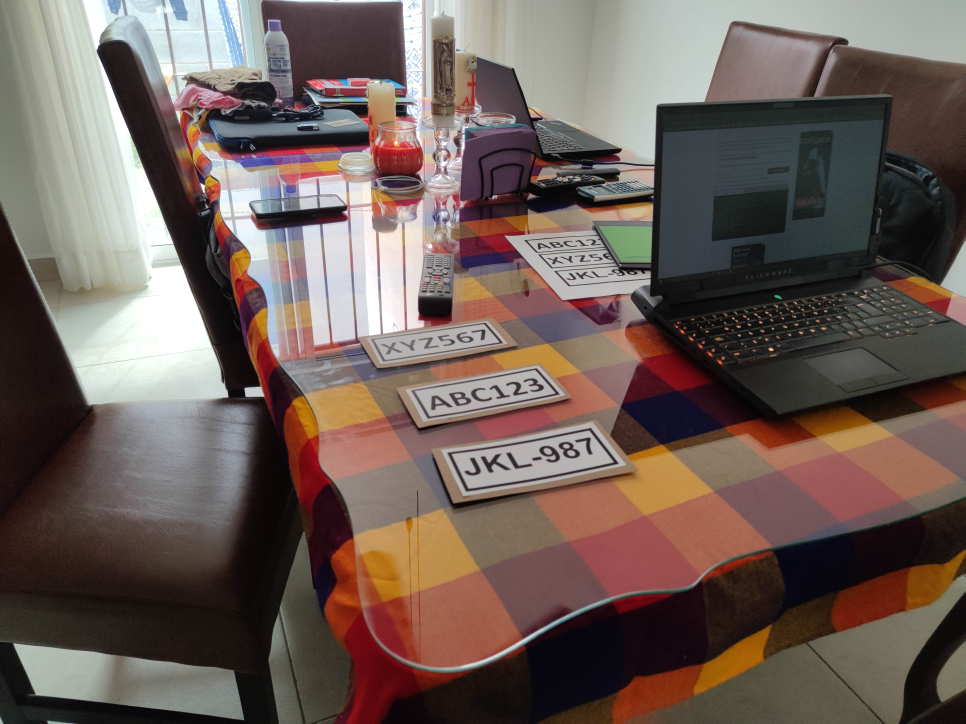
#> input picture images/codigo3.jpg, 5792 x 4344 px, given in place of , which was not available (shown at 1/6 size)
$ python get_id_from_plate.py ../images/codigo3.jpg   (older library calls are emulated)
#> lines starting #> are read from the running program, lines starting #| are printed output that depends on the picture; after the words box and inside, x2 and y2 are one past the last pixel; in counts of white or black regions, pixels touching at a corner belong together; pictures that were not available may be replaced by others from this repository, and a replacement may not be noted
### tesseract-tests/marker_utils.py
"""Functions for detecting a defined marker"""

import numpy as np
#from scipy.spatial import distance
import cv2


marker_orientation_dict = {266:0, 98:3, 161:2, 140:1}
#pts_dst = np.array([[0, 0], [200, 0], [200, 200], [0, 200]])
pts_dst = np.array([[0, 0], [400, 0], [400, 200], [0, 200]])

def rotate_order(corners):
    """Function to rotate points of a lists of corners"""
    return np.array([corners[3,:], corners[0, :], corners[1, :], corners[2, :]])

# [19 lines left out: function get_marker_id, not called in this run]

def order_points(pts):
    """Function to order a set of points from the top-left in clockwise order"""
    # Sort the point with respect to their x coordinate to get the points that are most to the left and right
    x_sorted = pts[np.argsort(pts[:, 0]), :]
    pts_left = x_sorted[:2, :]
    pts_right = x_sorted[2:, :]

    # Sort the most left point with respect to the y coordinate
    pts_left = pts_left[np.argsort(pts_left[:, 1]), :]
    top_left = pts_left[0]
    bottom_left = pts_left[1]

    # Sort the most right point with respect to the y coordinate
    pts_right = pts_right[np.argsort(pts_right[:, 1]), :]
    top_right = pts_right[0]
    bottom_right = pts_right[1]

    return np.array([top_left, top_right, bottom_right, bottom_left], dtype=np.int)

# [86 lines left out: functions validate_candidate, detect_markers, detect_rectangles, not called in this run]

def detect_id_plates(image, min_area=1000, min_error_poly=5):
    """Function to detect the four corners of a marker"""

    gray = cv2.cvtColor(image, cv2.COLOR_BGR2GRAY)

    filter_size = 21
    subs_mean = 10
    th1 = cv2.adaptiveThreshold(gray, 255, cv2.ADAPTIVE_THRESH_GAUSSIAN_C, cv2.THRESH_BINARY, filter_size, subs_mean)
    th1 = 255 - th1
    contours, _ = cv2.findContours(th1, cv2.RETR_EXTERNAL, cv2.CHAIN_APPROX_SIMPLE)
    detected_contours = image.copy()

    # Remove small contours
    cts = []
    contornos_grandes = 0
    contornos_cuadrados = 0
    print("Contornos totales: ", len(contours))
    for c in contours:
        ret = cv2.contourArea(c)
        if ret > min_area:
            contornos_grandes +=1
            approxCts = cv2.approxPolyDP(c, min_error_poly, True)
            if cv2.isContourConvex(approxCts) and len(approxCts) == 4:
                contornos_cuadrados +=1
                pt = np.reshape(approxCts, (4, 2))
                pt = order_points(pt)
                cts.append(pt)
    print("Contornos grandes: ", contornos_grandes)
    print("Contornos cuadrados: ", contornos_cuadrados)
    print("Contornos que pasa filtro: ", len(cts))

    markers = []
    for c in cts:
        gray = cv2.cvtColor(image, cv2.COLOR_BGR2GRAY)
        h, _ = cv2.findHomography(c, pts_dst)
        marker = cv2.warpPerspective(gray, h, (400, 200))
        markers.append(marker)

    detected_contours = cv2.drawContours(detected_contours, contours, -1, (0,0,255), 1)
    detected_contours = cv2.drawContours(detected_contours, cts, -1, (0,255,0), 2)
    return cts, detected_contours,markers

# [33 lines left out: functions estimate_marker_pose, draw_axes, not called in this run]

# get grayscale image
def get_grayscale(image):
    return cv2.cvtColor(image, cv2.COLOR_BGR2GRAY)

# noise removal
def remove_noise(image):
    return cv2.medianBlur(image,5)

#thresholding
def thresholding(image):
    return cv2.threshold(image, 0, 255, cv2.THRESH_BINARY + cv2.THRESH_OTSU)[1]

#dilation
def dilate(image):
    kernel = np.ones((5,5),np.uint8)
    return cv2.dilate(image, kernel, iterations = 1)

#erosion
def erode(image):
    kernel = np.ones((5,5),np.uint8)
    return cv2.erode(image, kernel, iterations = 1)

#opening - erosion followed by dilation
def opening(image):
    kernel = np.ones((5,5),np.uint8)
    return cv2.morphologyEx(image, cv2.MORPH_OPEN, kernel)

#canny edge detection
def canny(image):
    return cv2.Canny(image, 100, 200)

### tesseract-tests/get_id_from_plate.py
# Programa principal para pruebas con Tesseract y Pytesseract

import cv2
import pytesseract
import marker_utils as mu
import getopt
import sys

# TODO: Train Tesseract with our own data (https://towardsdatascience.com/simple-ocr-with-tesseract-a4341e4564b6)
# TODO: Reeimprimir etiquetas con bordes más grandes y contrastantes

def parse_options(argv):
    """Parse the arguments of this program"""
    image_file = ''
    size_reduction = 1
    if len(argv) == 0:
        print("get_id_from_plate.py -i <image> -s <reduction factor>")
        sys.exit(2)
    try:
        opts, _ = getopt.getopt(argv, 'his:', ['image=', 'size='])
    except getopt.GetoptError:
        print("get_id_from_plate.py -i <image> -s <reduction factor>")
        sys.exit(2)
    #print(opts)
    for opt, arg in opts:
        #print(opt)
        if opt == '-h':
            print("get_id_from_plate.py -i <image>")
            sys.exit()
        elif opt in ("-i", "--image"):
            image_file = arg
        elif opt in ("-s", '--size'):
            size_reduction = float(arg)
    #print("Image file: ", image_file)

    return image_file, size_reduction


def main():
    # leemos imagen
    im_address, fs = parse_options(sys.argv[1:])
    print("Imagen: ", im_address)
    print("Reducción: ", fs)
    im = im = cv2.resize(cv2.imread(im_address),dsize=None, fx=fs, fy=fs)
#> im is the input picture: shape (4344, 5792, 3); mean B, G, R 88.4, 94.7, 110.2
    print(im.shape)
#| (4344, 5792, 3)

    # Preprocesamiento
    # Aplicamos la detección de marcador
    corners, detected_markers, text_boxes = mu.detect_id_plates(im, min_area=100, min_error_poly=20)
#> in detect_id_plates, `gray = cv2.cvtColor(image, cv2.COLOR_BGR2GRAY)`:
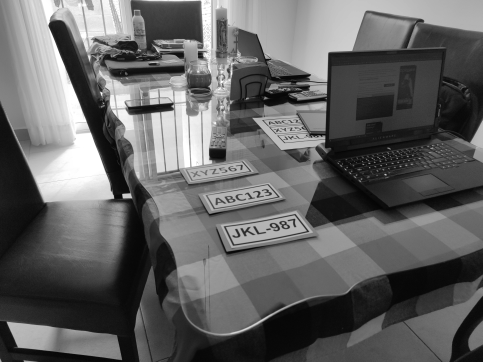
#> gray: shape (4344, 5792) (shown at 1/12 size); min 0, max 255, mean 98.6
#> in detect_id_plates, `th1 = cv2.adaptiveThreshold(gray, 255, cv2.ADAPTIVE_THRESH_GAUSSIAN_C,..`:
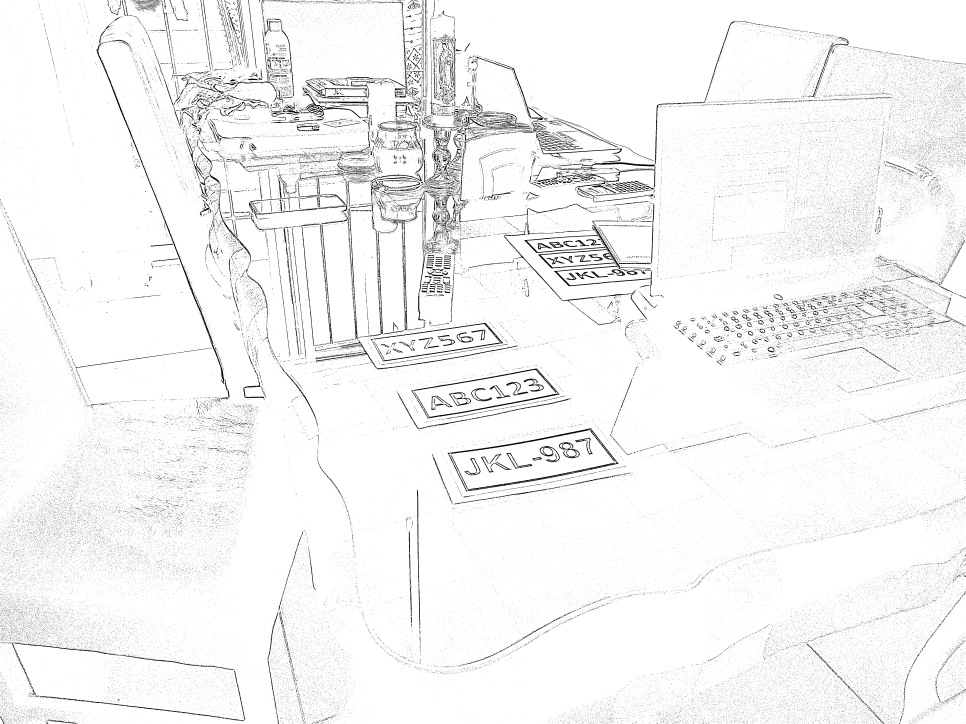
#> th1: shape (4344, 5792) (shown at 1/6 size); 95.9% white; 143116 black regions (139518 under 20 px), largest, box (x1, y1, x2, y2) and area: (2686, 2569, 3711, 2948) 20421, (3144, 1352, 3911, 1752) 18283, (3299, 125, 4424, 1144) 17646
#> in detect_id_plates, `th1 = 255 - th1`:
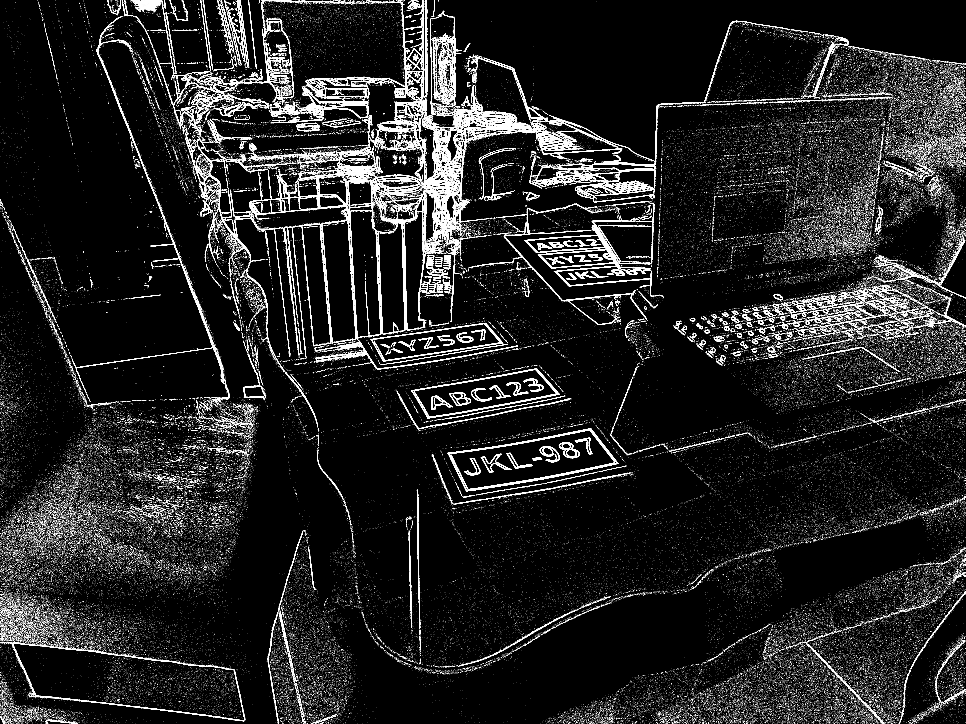
#> th1: shape (4344, 5792) (shown at 1/6 size); 4.1% white; 143116 white regions (139518 under 20 px), largest, box (x1, y1, x2, y2) and area: (2686, 2569, 3711, 2948) 20421, (3144, 1352, 3911, 1752) 18283, (3299, 125, 4424, 1144) 17646
#> in detect_id_plates, `contours, _ = cv2.findContours(th1, cv2.RETR_EXTERNAL, cv2.CHAIN_APPRO..`: contours = 142759 contours
#| Contornos totales:  142759
#> the loop in detect_id_plates, `for c in contours:` made 142759 passes
#> (ret, approxCts) on passes 1548, 2236, 2942: (594, [[284, 4323], [457, 4340]]), (112, [[7, 4309], [28, 4343]]), (123.5, [[1665, 4297], [1673, 4343]])
#> after the loop in detect_id_plates, `for c in contours:`: contornos_cuadrados = 2; contornos_grandes = 659; cts = [[[2686, 2718], [3544, 2569], [3710, 2781], [2797, 2947]], [[2468, 2343], [3219, 2211], [3357, 2366], [2566, 2511]]]
#| Contornos grandes:  659
#| Contornos cuadrados:  2
#| Contornos que pasa filtro:  2
#> the loop in detect_id_plates, `for c in cts:` made 2 passes
#> c on passes 1 to 2: [[2686, 2718], [3544, 2569], [3710, 2781], [2797, 2947]], [[2468, 2343], [3219, 2211], [3357, 2366], [2566, 2511]]
#> pass 1, in detect_id_plates, `marker = cv2.warpPerspective(gray, h, (400, 200))`:
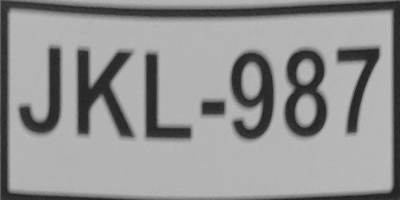
#> marker: shape (200, 400); min 29, max 188, mean 146.9
#> pass 2, in detect_id_plates, `marker = cv2.warpPerspective(gray, h, (400, 200))`:
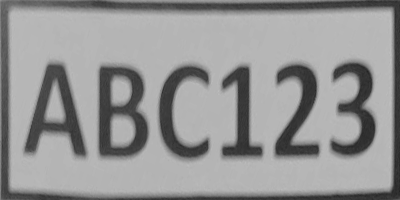
#> marker: shape (200, 400); min 35, max 191, mean 148.7
#> after the loop in detect_id_plates, `for c in cts:`: markers = 2 items
#> in detect_id_plates, `detected_contours = cv2.drawContours(detected_contours, contours, -1, ..`:
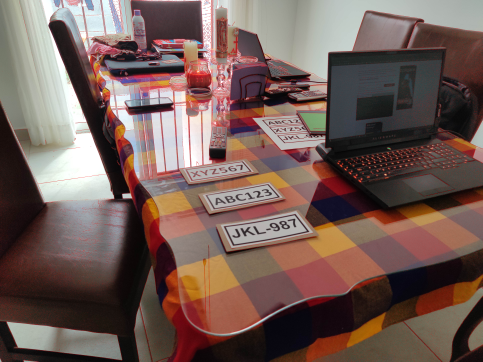
#> detected_contours: shape (4344, 5792, 3) (shown at 1/12 size); mean B, G, R 86.3, 92.5, 114.8
#> corners has the same summary as cts in detect_id_plates; text_boxes = 2 items
    #print(corners)
    cv2.imshow("Marcador final", detected_markers)
    #cv2.imshow("Rectangulo", text_boxes[0])

    # Recorremos cada caja candidata con texto
    ids = []
    for i in range(len(text_boxes)):
        box = text_boxes[i]

        # Extraemos el texto identificado en cada caja
        box = mu.thresholding(box)
        box = mu.remove_noise(box)
        box = mu.opening(box)
        cv2.imshow("Caja_{}".format(i), box)
        custom_config = r'--oem 1 --psm 7 -c tessedit_char_whitelist=ABCDEFGHIJKLMNOPQRSTUVWXYZ0123456789'
        output_text = pytesseract.image_to_string(box, config=custom_config)

        # TODO: Aplicar búsqueda por Regex para dicernir entre patrones
        print(output_text)
        ids.append(output_text.replace("\n\x0c", ''))
#> this loop made 1 pass
#> pass 1, in main, `box = mu.opening(box)`:
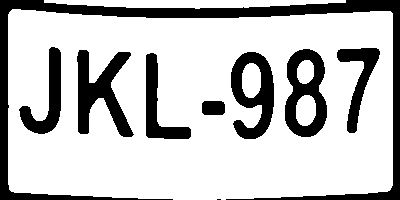
#> box: shape (200, 400); 76.3% white; 9 black regions (1 under 20 px), largest, box (x1, y1, x2, y2) and area: (0, 0, 400, 200) 8138, (77, 50, 134, 137) 2333, (285, 49, 327, 137) 2099
#> after the loop, ids = []
    print(ids)
    cv2.waitKey(0)
    cv2.destroyAllWindows()

if __name__ == '__main__':
    main()
#> (the call stopped at in main, `output_text = pytesseract.image_to_string(box, config=custom_config)`: pytesseract is not available in this run)

$ run again, on images/codigo4.jpg
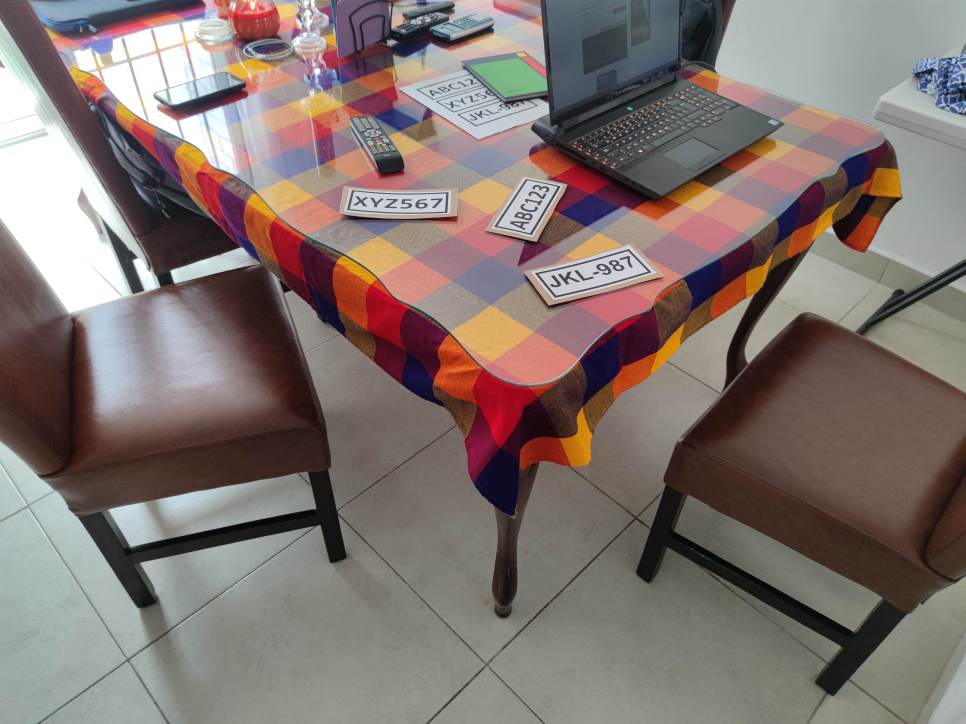
#> input picture images/codigo4.jpg, 5792 x 4344 px, given in place of , which was not available (shown at 1/6 size)
#> in main, im is the input picture: shape (4344, 5792, 3); mean B, G, R 111.8, 116.3, 129.3
#| (4344, 5792, 3)
#> in detect_id_plates, `th1 = 255 - th1`:
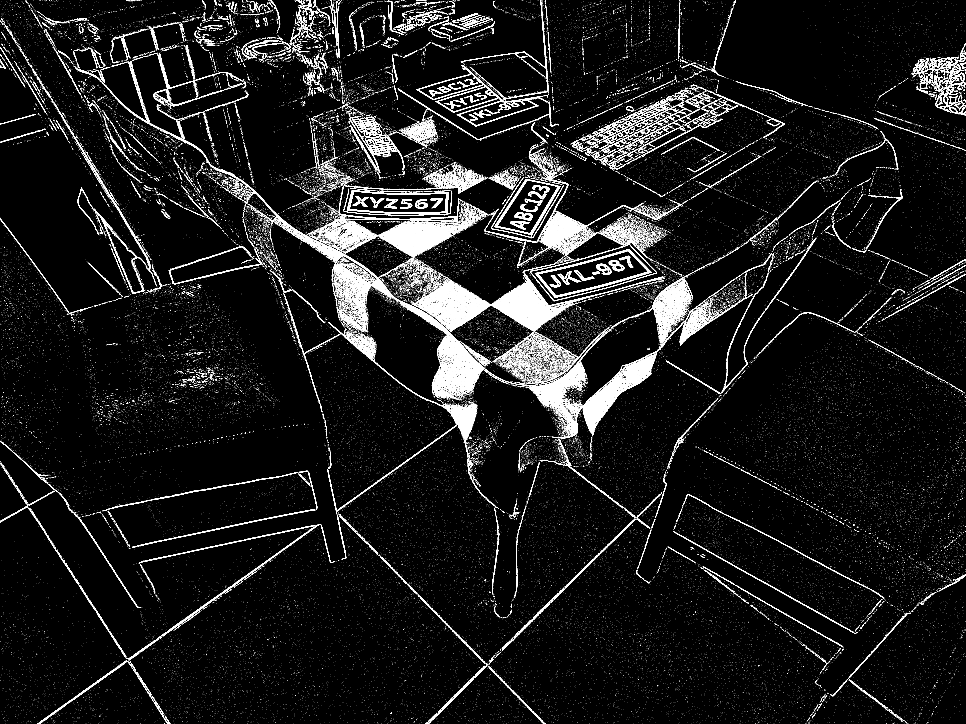
#> th1: shape (4344, 5792) (shown at 1/6 size); 3.6% white; 76607 white regions (71218 under 20 px), largest, box (x1, y1, x2, y2) and area: (1894, 1447, 2966, 2257) 16030, (3209, 1495, 3910, 1786) 15064, (623, 504, 1899, 1463) 9957
#> contours = 76492 contours
#| Contornos totales:  76492
#> the loop in detect_id_plates, `for c in contours:` made 76492 passes
#> (ret, approxCts) on passes 543, 933, 1595, 2070, 2571, 3076, 3118, 3222: (237, [[2612, 4301], [2567, 4343]]), (721.5, [[337, 4271], [224, 4343]]), (134.5, [[939, 4217], [957, 4264]]), (1254.5, [[3114, 4180], [3272, 4343]]), (172.5, [[5026, 4141], [4980, 4166]]), (1553, [[2817, 4096], [2613, 4299]]), (151, [[5107, 4093], [5140, 4114]]), (228.5, [[5080, 4079], [5029, 4143]])
#> after the loop in detect_id_plates, `for c in contours:`: contornos_cuadrados = 3; contornos_grandes = 670; cts = [[[3209, 1639], [3770, 1495], [3909, 1633], [3333, 1785]], [[2112, 1141], [2690, 1153], [2683, 1276], [2082, 1258]], [[3155, 1075], [3361, 1118], [3191, 1409], [2965, 1361]]]
#| Contornos grandes:  670
#| Contornos cuadrados:  3
#| Contornos que pasa filtro:  3
#> the loop in detect_id_plates, `for c in cts:` made 3 passes
#> c on passes 1 to 3: [[3209, 1639], [3770, 1495], [3909, 1633], [3333, 1785]], [[2112, 1141], [2690, 1153], [2683, 1276], [2082, 1258]], [[3155, 1075], [3361, 1118], [3191, 1409], [2965, 1361]]
#> after the loop in detect_id_plates, `for c in cts:`: markers = 3 items
#> corners has the same summary as cts in detect_id_plates
#> the loop in main, `for i in range(len(text_boxes)):` made 1 pass
#> pass 1, in main, `box = mu.opening(box)`:
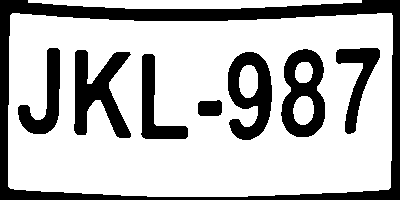
#> box: shape (200, 400); 72.6% white; 8 black regions, largest, box (x1, y1, x2, y2) and area: (0, 0, 400, 200) 10101, (74, 50, 131, 138) 2566, (281, 49, 325, 137) 2275
#> after the loop in main, `for i in range(len(text_boxes)):`: ids = []

$ run again, on images/codigo5.jpg
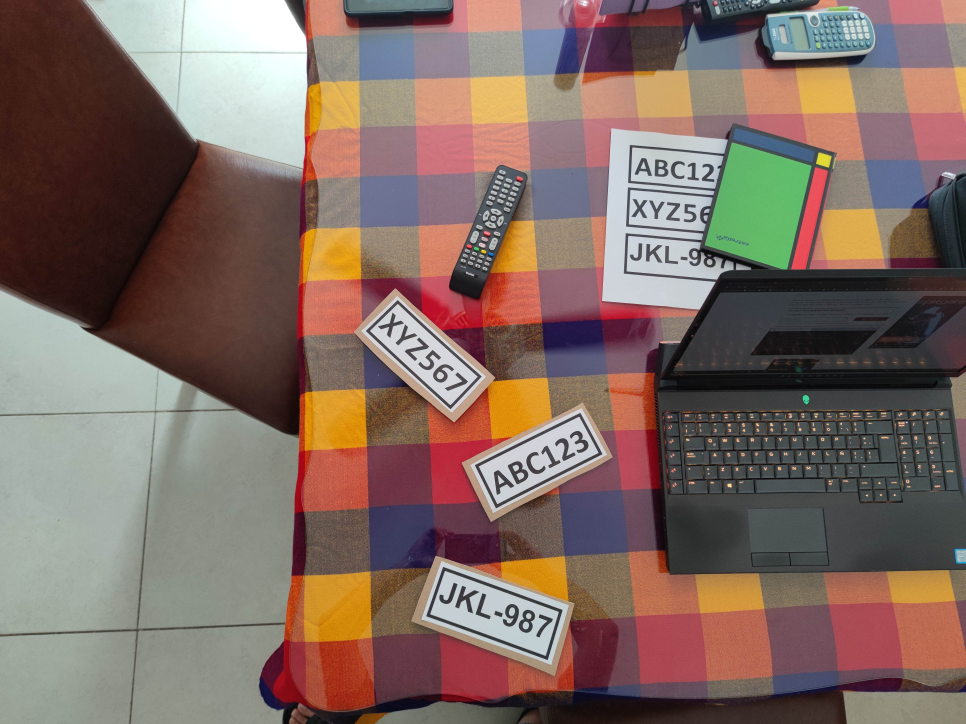
#> input picture images/codigo5.jpg, 5792 x 4344 px, given in place of , which was not available (shown at 1/6 size)
#> in main, im is the input picture: shape (4344, 5792, 3); mean B, G, R 98.6, 107, 128.5
#| (4344, 5792, 3)
#> in detect_id_plates, `th1 = 255 - th1`:
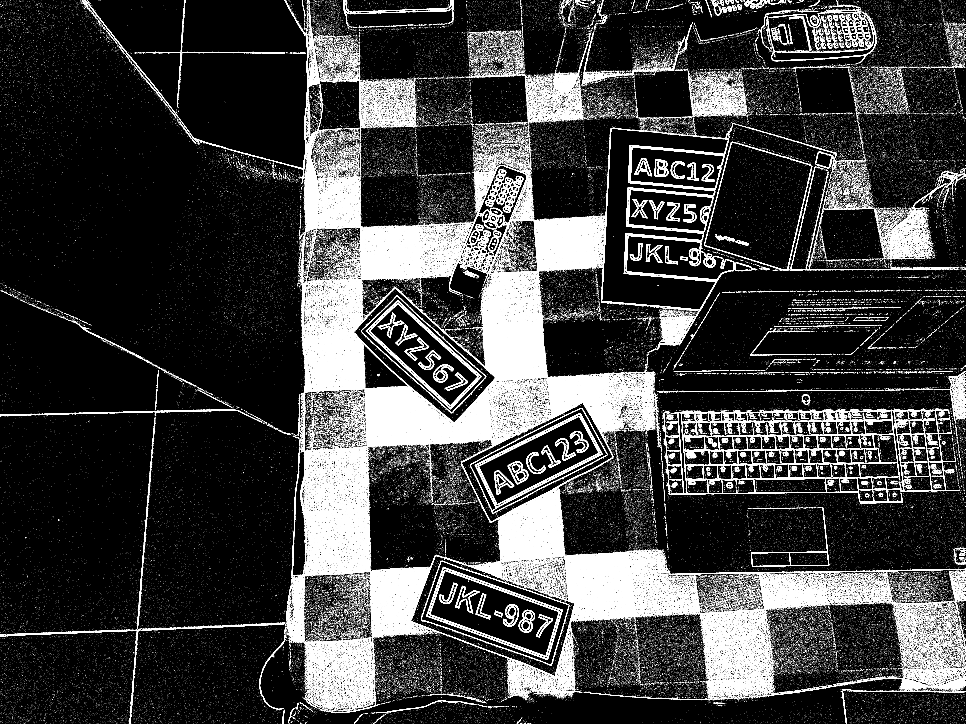
#> th1: shape (4344, 5792) (shown at 1/6 size); 7.9% white in thin lines or dots
#> contours = 170882 contours
#| Contornos totales:  170882
#> the loop in detect_id_plates, `for c in contours:` made 170882 passes
#> (ret, approxCts) on passes 1135, 1987, 2125, 2875, 2965, 3314: (104.5, [[1752, 4297], [1731, 4338]]), (228, [[1707, 4259], [1696, 4343]]), (225.5, [[2172, 4255], [2065, 4274]]), (144, [[1992, 4221], [1983, 4255]]), (236.5, [[1790, 4217], [1743, 4295]]), (1584.5, [[2841, 4223], [2640, 4203], [2266, 4277], [2648, 4205]])
#> after the loop in detect_id_plates, `for c in contours:`: contornos_cuadrados = 13; contornos_grandes = 836; cts = 13 items
#| Contornos grandes:  836
#| Contornos cuadrados:  13
#| Contornos que pasa filtro:  13
#> the loop in detect_id_plates, `for c in cts:` made 13 passes
#> c on passes 1 to 7: [[2658, 3401], [3375, 3659], [3286, 3959], [2559, 3698]], [[2849, 2790], [3482, 2478], [3613, 2726], [2976, 3050]], [[4830, 2364], [4859, 2391], [4840, 2429], [4811, 2407]], [[2376, 1775], [2916, 2258], [2711, 2479], [2166, 1987]], [[4242, 1551], [4274, 1555], [4269, 1592], [4239, 1583]], [[2890, 1613], [2928, 1538], [2952, 1556], [2914, 1629]], [[2872, 1455], [2911, 1460], [2911, 1488], [2874, 1483]]
#> the loop in main, `for i in range(len(text_boxes)):` made 1 pass
#> pass 1, in main, `box = mu.remove_noise(box)`:
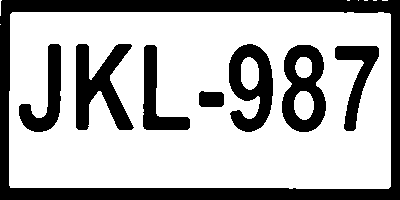
#> box: shape (200, 400); 69.1% white; 8 black regions, largest, box (x1, y1, x2, y2) and area: (0, 0, 400, 200) 12755, (76, 44, 134, 130) 2618, (282, 45, 326, 132) 2301
#> after the loop in main, `for i in range(len(text_boxes)):`: ids = []
